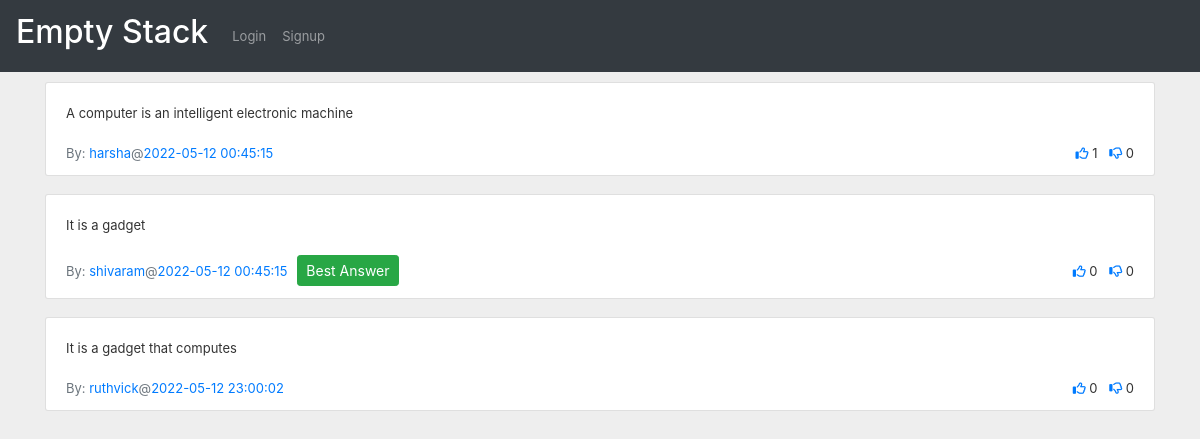
The app's page /show_answers/1 with its own data.
### app.py (models this page shows)
class Answers(db.Model):
    answerid = db.Column(db.Integer, autoincrement=True, primary_key=True)
    userid = db.Column(db.Integer, ForeignKey(Users.userid))
    answer = db.Column(db.Text)
    questionid = db.Column(db.Integer, ForeignKey(Questions.questionid))
    timeposted = db.Column(db.DateTime, server_default=func.now())
    upvotes = db.Column(db.Integer, default=0)
    downvotes = db.Column(db.Integer, default=0)
    bestanswer = db.Column(db.Boolean, default=False)

class Users(db.Model):
    userid = db.Column(db.Integer, primary_key=True, autoincrement=True)
    username = db.Column(db.String, unique=True)
    firstname = db.Column(db.String)
    lastname = db.Column(db.String)
    email = db.Column(db.String)
    phone = db.Column(db.String)
    profile = db.Column(db.Text)
    rating = db.Column(db.Integer, default=0)
    city = db.Column(db.String)
    state = db.Column(db.String)
    country = db.Column(db.String)

### app.py (the view)
@app.route('/show_answers/<question_id>', methods=['GET', 'POST'])
def show_answers(question_id):
    session['question_id'] = question_id
    question_id = int(question_id)
    answers = Answers.query.filter_by(questionid=question_id).all()
    usernames = []
    list_of_upvotes = []
    list_of_downvotes = []
    for answer in answers:
        user = Users.query.filter_by(userid=answer.userid).first()
        user_upvote = Upvotes.query.filter_by(userid=session.get('userid'), answerid=answer.answerid).first()
        if user_upvote:
            list_of_upvotes.append(True)
        else:
            list_of_upvotes.append(False)
        user_downvote = Downvotes.query.filter_by(userid=session.get('userid'), answerid=answer.answerid).first()
        if user_downvote:
            list_of_downvotes.append(True)
        else:
            list_of_downvotes.append(False)
        usernames.append(user.username)
    question = Questions.query.filter_by(questionid=question_id).first()
    return render_template('answers.html',
                           answers=answers,
                           usernames=usernames,
                           list_of_upvotes=list_of_upvotes,
                           list_of_downvotes=list_of_downvotes,
                           question=question)

### templates/answers.html (shortened to what this page needs)
{% extends "base.html" %}
{% import "bootstrap/wtf.html" as wtf %}
{% block styles %}
    <link rel="stylesheet" href="{{url_for('.static', filename='css/answers.css')}}">
{% endblock %}
{% block content %}
    {% for answer in answers %}
        <div class="container d-flex justify-content-center mt-10">
            {% if list_of_upvotes[loop.index-1] %}
                {% set upvote_icon_class = "fas fa-thumbs-up" %}
            {% else %}
                {% set upvote_icon_class = "far fa-thumbs-up" %}
            {% endif %}
            {% if list_of_downvotes[loop.index-1] %}
                {% set downvote_icon_class = "fas fa-thumbs-down" %}
            {% else %}
                {% set downvote_icon_class = "far fa-thumbs-down" %}
            {% endif %}
            <div class="w-100 overflow-auto order-2 order-md-1">
                <div class="card-group-control card-group-control-right">
                    <div class="card mb-2 w-100">
                        <div class="collapse show" >
                            <div class="card-body">
                                {{ answer.answer }}
                            </div>
                            <div class="card-footer bg-transparent d-sm-flex align-items-sm-center border-top-0 pt-0">
                                <a href="/profile/{{ answer.userid }}">
                                    <span class="text-muted">By: </span><span class="text-primary">{{ usernames[loop.index-1] }}</span>
                                </a>
                                <span class="text-muted">@</span><span class="text-primary">{{ answer.timeposted }}</span>
                                {% if answer.bestanswer %}
                                    <div class="gap">
                                        <button type="button" class="btn btn-success btn-sm">
                                            Best Answer
                                        </button>
                                    </div>
                                {% endif %}
                                <ul class="list-inline text-nowrap mb-0 ml-auto mt-2 mt-sm-0">
                                    <li class="list-inline-item"><a href="/upvote-answer/{{ answer.answerid }}"><i class="{{ upvote_icon_class }}"></i></a> {{ answer.upvotes }}</li>
                                    <li class="list-inline-item"><a href="/downvote-answer/{{ answer.answerid }}"><i class="{{ downvote_icon_class }}"></i></a> {{ answer.downvotes }}</li>
                                </ul>
                            </div>
                        </div>
                    </div>
                </div>
            </div>
        </div>
    {% endfor %}
{% endblock %}

### templates/base.html (shortened to what this page needs)
<!DOCTYPE html>
<html lang="en">
<head>
    <link rel="stylesheet" href="https://cdn.jsdelivr.net/npm/bootstrap@4.3.1/dist/css/bootstrap.min.css">
    <link rel="stylesheet" href="https://cdnjs.cloudflare.com/ajax/libs/font-awesome/6.1.1/css/all.min.css" />
    <link rel="stylesheet" href="{{ url_for('static',filename='css/main.css') }}">
    {% block styles %}{% endblock %}
</head>
<body style="padding-top: 0px">
    <nav class="navbar navbar-expand-lg navbar-dark bg-dark">
        <a class="navbar-brand" href="/"><h2>Empty Stack</h2></a>
      <div class="collapse navbar-collapse" id="navbarSupportedContent">
        <ul class="navbar-nav ms-auto">
            {% if not session.get('userid') %}
                 <li class="nav-item ">
                    <a class="nav-link" href="/login">Login <span class="sr-only">(current)</span></a>
                 </li>
                 <li class="nav-item">
                    <a class="nav-link" href="/signup">Signup <span class="sr-only">(current)</span></a>
                 </li>
            {% endif %}
        </ul>
      </div>
    </nav>
    {% block content %}{% endblock %}
</body>
</html>

### static/css/answers.css (style rules this page uses)
body { margin: 0; font-size: .8125rem; font-weight: 400; line-height: 1.5385; color: #333; text-align: left; background-color: #eee; }
.mt-10 { margin-top: 10px; }
.gap { margin-left: 10px; }
a { text-decoration: none !important; }
.card { position: relative; display: -ms-flexbox; display: flex; -ms-flex-direction: column; flex-direction: column; min-width: 0; word-wrap: break-word; background-color: #fff; background-clip: border-box; border: 1px solid rgba(0,0,0,.125); border-radius: .1875rem; }
.w-100 { width: 100%!important; }

### records on screen
Answers: answer "A computer is an intelligent electronic machine", timeposted "2022-05-12 00:45:15", upvotes "1", downvotes "0"
Users: username "harsha"
Answers: answer "It is a gadget", timeposted "2022-05-12 00:45:15", bestanswer "Best Answer", upvotes "0", downvotes "0"
Users: username "shivaram"
Answers: answer "It is a gadget that computes", timeposted "2022-05-12 23:00:02", upvotes "0", downvotes "0"
Users: username "ruthvick"
